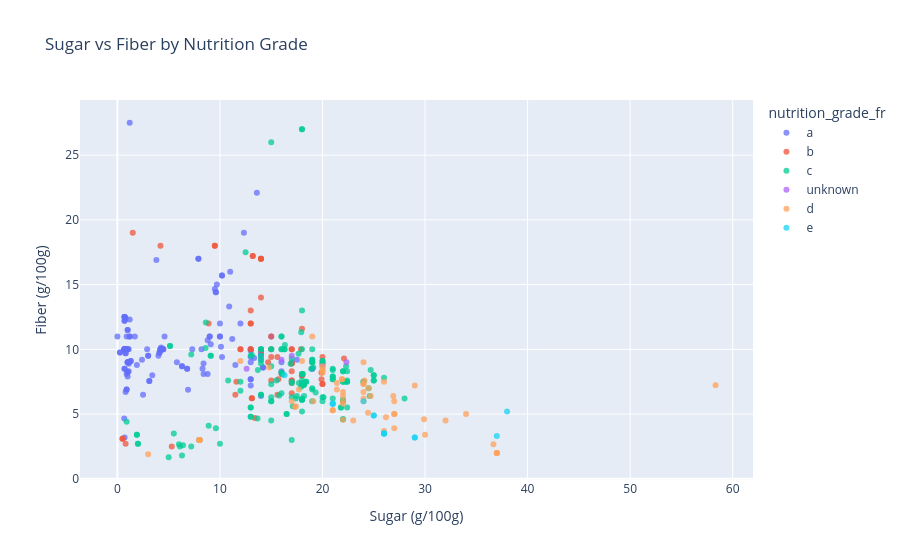
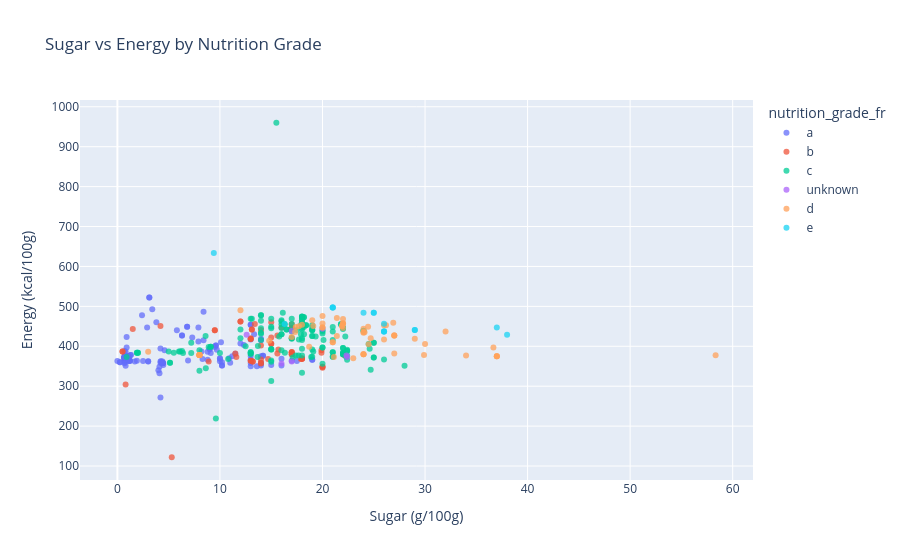

These figures' notebook cell, in order:
### Code cell
# 3) Scatter plot (sugar vs fiber, colored by nutrition grade)
fig = px.scatter(
    df,
    x="sugars_100g",
    y="fiber_100g",
    color="nutrition_grade_fr",
    hover_data=["product_name", "brands", "countries", "energy-kcal_100g"],
    title="Sugar vs Fiber by Nutrition Grade",
    labels={"sugars_100g": "Sugar (g/100g)", "fiber_100g": "Fiber (g/100g)"},
    opacity=0.75,
)
fig.show()

# Optional second scatter: sugar vs energy
fig = px.scatter(
    df,
    x="sugars_100g",
    y="energy-kcal_100g",
    color="nutrition_grade_fr",
    hover_data=["product_name", "brands", "countries", "fiber_100g"],
    title="Sugar vs Energy by Nutrition Grade",
    labels={"sugars_100g": "Sugar (g/100g)", "energy-kcal_100g": "Energy (kcal/100g)"},
    opacity=0.75,
)
fig.show()

### Figure 1 — Plotly figure (JSON) as saved in the notebook; plotly's stock layout.template omitted (floating-point values rounded to 4 significant figures; data arrays with more than 128 entries replaced by an {"elided": "..."} marker saying what was removed)
{"data": [{"customdata": {"elided": "146x4 mixed values"}, "hovertemplate": "nutrition_grade_fr=a<br>Sugar (g/100g)=%{x}<br>Fiber (g/100g)=%{y}<br>product_name=%{customdata[0]}<br>brands=%{customdata[1]}<br>countries=%{customdata[2]}<br>energy-kcal_100g=%{customdata[3]}<extra></extra>", "legendgroup": "a", "marker": {"color": "#636efa", "opacity": 0.75, "symbol": "circle"}, "mode": "markers", "name": "a", "orientation": "v", "showlegend": true, "type": "scatter", "x": {"elided": "146 float values"}, "xaxis": "x", "y": {"elided": "146 float values"}, "yaxis": "y"}, {"customdata": {"elided": "58x4 mixed values"}, "hovertemplate": "nutrition_grade_fr=b<br>Sugar (g/100g)=%{x}<br>Fiber (g/100g)=%{y}<br>product_name=%{customdata[0]}<br>brands=%{customdata[1]}<br>countries=%{customdata[2]}<br>energy-kcal_100g=%{customdata[3]}<extra></extra>", "legendgroup": "b", "marker": {"color": "#EF553B", "opacity": 0.75, "symbol": "circle"}, "mode": "markers", "name": "b", "orientation": "v", "showlegend": true, "type": "scatter", "x": [12.0, 18.0, 17.0, 19.9, 19.9, 14.7, 14.0, 20.0, 13.0, 13.0, 13.2, 8.9, 13.11, 14.0, 17.0, 17.0, 16.0, 5.3, 13.2, 11.5, 18.0, 13.0, 22.1, 18.0, 17.0, 13.11, 15.0, 4.2, 13.4, 1.5, 12.0, 0.5, 17.0, 13.0, 20.0, 17.0, 15.0, 18.0, 17.0, 14.0, 20.0, 15.0, 17.9, 9.5, 14.0, 17.0, 17.0, 13.0, 0.8, 14.0, 0.5, 15.6, 11.6, 9.5, 15.0, 15.7, 18.0, 15.6], "xaxis": "x", "y": [10.0, 8.0, 10.0, 8.2, 7.7, 9.0, 17.0, 7.333, 13.0, 12.0, 17.2, 12.0, 6.222, 9.9, 8.9, 7.6, 8.1, 2.5, 17.2, 6.5, 8.0, 10.0, 9.3, 8.0, 10.0, 6.222, 11.0, 18.0, 4.7, 19.0, 10.0, 3.1, 6.6, 12.0, 7.333, 8.3, 7.6, 8.0, 7.4, 17.0, 9.4, 9.4, 10.0, 18.0, 17.0, 8.9, 7.6, 10.0, 2.7, 14.0, 3.1, 9.4, 7.5, 18.0, 10.0, 7.7, 11.6, 6.5], "yaxis": "y"}, {"customdata": {"elided": "159x4 mixed values"}, "hovertemplate": "nutrition_grade_fr=c<br>Sugar (g/100g)=%{x}<br>Fiber (g/100g)=%{y}<br>product_name=%{customdata[0]}<br>brands=%{customdata[1]}<br>countries=%{customdata[2]}<br>energy-kcal_100g=%{customdata[3]}<extra></extra>", "legendgroup": "c", "marker": {"color": "#00cc96", "opacity": 0.75, "symbol": "circle"}, "mode": "markers", "name": "c", "orientation": "v", "showlegend": true, "type": "scatter", "x": {"elided": "159 float values"}, "xaxis": "x", "y": {"elided": "159 float values"}, "yaxis": "y"}, {"customdata": [["Special Muesli 30% fruits & noix", "Jordans", "Belgium", 362], ["Nesquik Cereal", "Nesquik", "Jordan", 373], ["Muesli croustillant tout chocolat", "Marque Repère", "France", 444], ["Honey Cheerios", "Nestlé", "en:gb", 376.7], ["Muesli Noix", "SIMPLEMENT BON ET BIO", "en:fr", 438], ["Crunchy High Protein Muesli Frutos Secos / Frutos de Casca Rija", "Crownfield", "Bulgária", 429], ["Cereales con achicoria", "Hacendado", "Spain", 357]], "hovertemplate": "nutrition_grade_fr=unknown<br>Sugar (g/100g)=%{x}<br>Fiber (g/100g)=%{y}<br>product_name=%{customdata[0]}<br>brands=%{customdata[1]}<br>countries=%{customdata[2]}<br>energy-kcal_100g=%{customdata[3]}<extra></extra>", "legendgroup": "unknown", "marker": {"color": "#ab63fa", "opacity": 0.75, "symbol": "circle"}, "mode": "markers", "name": "unknown", "orientation": "v", "showlegend": true, "type": "scatter", "x": [17.0, 22.4, 20.0, 22.33, 17.0, 12.6, 16.0], "xaxis": "x", "y": [NaN, NaN, 8.7, 9.0, 9.5, 8.5, 9.2], "yaxis": "y"}, {"customdata": {"elided": "63x4 mixed values"}, "hovertemplate": "nutrition_grade_fr=d<br>Sugar (g/100g)=%{x}<br>Fiber (g/100g)=%{y}<br>product_name=%{customdata[0]}<br>brands=%{customdata[1]}<br>countries=%{customdata[2]}<br>energy-kcal_100g=%{customdata[3]}<extra></extra>", "legendgroup": "d", "marker": {"color": "#FFA15A", "opacity": 0.75, "symbol": "circle"}, "mode": "markers", "name": "d", "orientation": "v", "showlegend": true, "type": "scatter", "x": [8.0, 22.0, 3.0, 8.0, 8.0, 8.0, 22.0, 26.0, 8.0, 34.0, 37.0, 20.0, 37.0, 29.0, 21.4, 24.7, 22.0, 22.0, 8.0, 30.0, 24.44, 24.1, 24.0, 24.0, 26.0, 20.0, 20.0, 18.0, 27.0, 24.0, 27.0, 21.4, 21.0, 19.0, 24.5, 24.0, 26.19, 17.0, 27.0, 17.33, 21.9, 26.9, 21.0, 12.0, 36.67, 58.33, 37.0, 19.1, 24.0, 22.0, 24.0, 17.4, NaN, 21.9, 32.0, 20.0, 23.0, 29.9, 21.11, 18.7, 27.0, 14.8, 17.7], "xaxis": "x", "y": [3.0, 5.8, 1.9, 3.0, 3.0, 3.0, 6.7, 3.7, 3.0, 5.0, 2.0, 8.4, 2.0, 7.2, 6.9, 6.4, 6.0, 6.4, 3.0, 3.4, 5.111, 7.6, 6.7, 6.0, 7.5, 8.2, 8.7, 9.1, 6.0, 6.2, 5.0, 7.4, 5.3, 11.0, 7.0, 7.333, 4.762, 6.0, 3.9, 5.556, 7.7, 6.4, 5.3, 9.1, 2.667, 7.222, 2.0, 6.0, 7.333, 4.571, 9.0, 5.6, NaN, 7.7, 4.5, 8.4, 4.5, 4.6, NaN, NaN, 5.0, 8.6, 6.9], "yaxis": "y"}, {"customdata": [["Céréales Extra Pépites Chocolat Noisettes", "Kellogg's", "Belgium", 497], ["Céréales Trésor Kellogg's Chocolat Noisettes - 1kg", "Kellogg's", "Belgique", 456.7], ["Cereales rellenos de leche", "Hacendado", "Spain", 447], ["Kellogg's Tresor", "Kellogg's", "France", 437], ["Céréales Extra Pepites Kellogg's Choco Noisettes", "Kellogg's", "France", 497], ["Extra chocolate y avellanas", "Kellogg's", "Francia", 484], ["Céréales Trésor Kellogg's Chocolat Lait - 1kg", "Kellogg's", "Belgique", 441], ["Céréales Extra Pepites Kellogg's Chocolat au lait", "Kellogg's", "France", 484], ["Céréales Extra Pepites Kellogg's Choco Noisettes", "Kellogg's", "France", 497], ["Kellogg's Tresor", "Kellogg's", "France", 437], ["Cereales de chocolate y avellana", "Hacendado", "Spain", 429], ["Céréales Extra Pepites Kellogg's Chocolat au lait", "Kellogg's", "France", 484], ["Céréales Trésor Kellogg's Chocolat Lait - 1kg", "Kellogg's", "Belgique", 441], ["Maxi croust", null, "en:ma", null], ["Muesli Crunchy Chocolat Noir Noisettes Grillées", "Lidl", "France", 456], ["Pecan & Almond Grain-Free Granola", "The Paleo Foods Co.", "en:gb", 634], ["Céréales Trésor Kellogg's Chocolat Noisettes", "Kellogg's", "France", 437]], "hovertemplate": "nutrition_grade_fr=e<br>Sugar (g/100g)=%{x}<br>Fiber (g/100g)=%{y}<br>product_name=%{customdata[0]}<br>brands=%{customdata[1]}<br>countries=%{customdata[2]}<br>energy-kcal_100g=%{customdata[3]}<extra></extra>", "legendgroup": "e", "marker": {"color": "#19d3f3", "opacity": 0.75, "symbol": "circle"}, "mode": "markers", "name": "e", "orientation": "v", "showlegend": true, "type": "scatter", "x": [21.0, 26.0, 37.0, 26.0, 21.0, 24.0, 29.0, 25.0, 21.0, 26.0, 38.0, 25.0, 29.0, NaN, 16.3, 9.4, 26.0], "xaxis": "x", "y": [5.8, 3.5, 3.3, 3.5, 5.8, 6.0, 3.2, 4.9, 5.8, 3.5, 5.2, 4.9, 3.2, NaN, 8.0, NaN, 3.5], "yaxis": "y"}], "layout": {"legend": {"title": {"text": "nutrition_grade_fr"}, "tracegroupgap": 0}, "title": {"text": "Sugar vs Fiber by Nutrition Grade"}, "xaxis": {"anchor": "y", "domain": [0, 1], "title": {"text": "Sugar (g/100g)"}}, "yaxis": {"anchor": "x", "domain": [0, 1], "title": {"text": "Fiber (g/100g)"}}}}

### Figure 2 — Plotly figure (JSON) as saved in the notebook; plotly's stock layout.template omitted (floating-point values rounded to 4 significant figures; data arrays with more than 128 entries replaced by an {"elided": "..."} marker saying what was removed)
{"data": [{"customdata": {"elided": "146x4 mixed values"}, "hovertemplate": "nutrition_grade_fr=a<br>Sugar (g/100g)=%{x}<br>Energy (kcal/100g)=%{y}<br>product_name=%{customdata[0]}<br>brands=%{customdata[1]}<br>countries=%{customdata[2]}<br>fiber_100g=%{customdata[3]}<extra></extra>", "legendgroup": "a", "marker": {"color": "#636efa", "opacity": 0.75, "symbol": "circle"}, "mode": "markers", "name": "a", "orientation": "v", "showlegend": true, "type": "scatter", "x": {"elided": "146 float values"}, "xaxis": "x", "y": {"elided": "146 float values"}, "yaxis": "y"}, {"customdata": {"elided": "58x4 mixed values"}, "hovertemplate": "nutrition_grade_fr=b<br>Sugar (g/100g)=%{x}<br>Energy (kcal/100g)=%{y}<br>product_name=%{customdata[0]}<br>brands=%{customdata[1]}<br>countries=%{customdata[2]}<br>fiber_100g=%{customdata[3]}<extra></extra>", "legendgroup": "b", "marker": {"color": "#EF553B", "opacity": 0.75, "symbol": "circle"}, "mode": "markers", "name": "b", "orientation": "v", "showlegend": true, "type": "scatter", "x": [12.0, 18.0, 17.0, 19.9, 19.9, 14.7, 14.0, 20.0, 13.0, 13.0, 13.2, 8.9, 13.11, 14.0, 17.0, 17.0, 16.0, 5.3, 13.2, 11.5, 18.0, 13.0, 22.1, 18.0, 17.0, 13.11, 15.0, 4.2, 13.4, 1.5, 12.0, 0.5, 17.0, 13.0, 20.0, 17.0, 15.0, 18.0, 17.0, 14.0, 20.0, 15.0, 17.9, 9.5, 14.0, 17.0, 17.0, 13.0, 0.8, 14.0, 0.5, 15.6, 11.6, 9.5, 15.0, 15.7, 18.0, 15.6], "xaxis": "x", "y": [462.0, 370.0, 385.0, 390.0, 384.0, 368.0, 358.0, 348.9, 420.0, 364.0, 362.0, 362.0, 442.2, 441.0, 380.0, 446.0, 447.0, 122.0, 362.0, 382.0, 368.9, 418.0, 378.0, 368.9, 385.0, 442.2, 406.0, 451.0, 455.8, 443.0, 462.0, 387.0, 455.0, 364.0, 348.9, 385.0, 422.0, 368.9, 421.0, 366.7, 346.0, 460.0, 368.0, 440.0, 356.7, 380.0, 446.0, 418.0, 304.0, 402.0, 387.0, 382.0, 373.0, 440.0, 407.0, 392.0, 471.8, 427.0], "yaxis": "y"}, {"customdata": {"elided": "159x4 mixed values"}, "hovertemplate": "nutrition_grade_fr=c<br>Sugar (g/100g)=%{x}<br>Energy (kcal/100g)=%{y}<br>product_name=%{customdata[0]}<br>brands=%{customdata[1]}<br>countries=%{customdata[2]}<br>fiber_100g=%{customdata[3]}<extra></extra>", "legendgroup": "c", "marker": {"color": "#00cc96", "opacity": 0.75, "symbol": "circle"}, "mode": "markers", "name": "c", "orientation": "v", "showlegend": true, "type": "scatter", "x": {"elided": "159 float values"}, "xaxis": "x", "y": {"elided": "159 float values"}, "yaxis": "y"}, {"customdata": [["Special Muesli 30% fruits & noix", "Jordans", "Belgium", null], ["Nesquik Cereal", "Nesquik", "Jordan", null], ["Muesli croustillant tout chocolat", "Marque Repère", "France", 8.7], ["Honey Cheerios", "Nestlé", "en:gb", 9], ["Muesli Noix", "SIMPLEMENT BON ET BIO", "en:fr", 9.5], ["Crunchy High Protein Muesli Frutos Secos / Frutos de Casca Rija", "Crownfield", "Bulgária", 8.5], ["Cereales con achicoria", "Hacendado", "Spain", 9.2]], "hovertemplate": "nutrition_grade_fr=unknown<br>Sugar (g/100g)=%{x}<br>Energy (kcal/100g)=%{y}<br>product_name=%{customdata[0]}<br>brands=%{customdata[1]}<br>countries=%{customdata[2]}<br>fiber_100g=%{customdata[3]}<extra></extra>", "legendgroup": "unknown", "marker": {"color": "#ab63fa", "opacity": 0.75, "symbol": "circle"}, "mode": "markers", "name": "unknown", "orientation": "v", "showlegend": true, "type": "scatter", "x": [17.0, 22.4, 20.0, 22.33, 17.0, 12.6, 16.0], "xaxis": "x", "y": [362.0, 373.0, 444.0, 376.7, 438.0, 429.0, 357.0], "yaxis": "y"}, {"customdata": {"elided": "63x4 mixed values"}, "hovertemplate": "nutrition_grade_fr=d<br>Sugar (g/100g)=%{x}<br>Energy (kcal/100g)=%{y}<br>product_name=%{customdata[0]}<br>brands=%{customdata[1]}<br>countries=%{customdata[2]}<br>fiber_100g=%{customdata[3]}<extra></extra>", "legendgroup": "d", "marker": {"color": "#FFA15A", "opacity": 0.75, "symbol": "circle"}, "mode": "markers", "name": "d", "orientation": "v", "showlegend": true, "type": "scatter", "x": [8.0, 22.0, 3.0, 8.0, 8.0, 8.0, 22.0, 26.0, 8.0, 34.0, 37.0, 20.0, 37.0, 29.0, 21.4, 24.7, 22.0, 22.0, 8.0, 30.0, 24.44, 24.1, 24.0, 24.0, 26.0, 20.0, 20.0, 18.0, 27.0, 24.0, 27.0, 21.4, 21.0, 19.0, 24.5, 24.0, 26.19, 17.0, 27.0, 17.33, 21.9, 26.9, 21.0, 12.0, 36.67, 58.33, 37.0, 19.1, 24.0, 22.0, 24.0, 17.4, NaN, 21.9, 32.0, 20.0, 23.0, 29.9, 21.11, 18.7, 27.0, 14.8, 17.7], "xaxis": "x", "y": [378.0, 446.0, 386.0, 378.0, 378.0, 378.0, 456.0, 453.0, 378.0, 377.0, 375.0, 447.0, 375.0, 419.0, 471.0, 420.0, 458.0, 457.0, 378.0, 406.0, 448.9, 435.0, 436.0, 434.0, 417.0, 476.0, 457.0, 454.0, 427.0, 444.0, 427.0, 426.0, 410.0, 465.0, 405.0, 380.0, 452.4, 423.3, 382.0, 435.6, 451.0, 459.0, 410.0, 490.0, 396.7, 377.8, 375.0, 451.0, 380.0, 468.6, 380.0, 448.0, NaN, 451.0, 437.0, 447.0, 370.0, 378.0, 373.3, 399.0, 427.0, 414.0, 450.0], "yaxis": "y"}, {"customdata": [["Céréales Extra Pépites Chocolat Noisettes", "Kellogg's", "Belgium", 5.8], ["Céréales Trésor Kellogg's Chocolat Noisettes - 1kg", "Kellogg's", "Belgique", 3.5], ["Cereales rellenos de leche", "Hacendado", "Spain", 3.3], ["Kellogg's Tresor", "Kellogg's", "France", 3.5], ["Céréales Extra Pepites Kellogg's Choco Noisettes", "Kellogg's", "France", 5.8], ["Extra chocolate y avellanas", "Kellogg's", "Francia", 6], ["Céréales Trésor Kellogg's Chocolat Lait - 1kg", "Kellogg's", "Belgique", 3.2], ["Céréales Extra Pepites Kellogg's Chocolat au lait", "Kellogg's", "France", 4.9], ["Céréales Extra Pepites Kellogg's Choco Noisettes", "Kellogg's", "France", 5.8], ["Kellogg's Tresor", "Kellogg's", "France", 3.5], ["Cereales de chocolate y avellana", "Hacendado", "Spain", 5.2], ["Céréales Extra Pepites Kellogg's Chocolat au lait", "Kellogg's", "France", 4.9], ["Céréales Trésor Kellogg's Chocolat Lait - 1kg", "Kellogg's", "Belgique", 3.2], ["Maxi croust", null, "en:ma", null], ["Muesli Crunchy Chocolat Noir Noisettes Grillées", "Lidl", "France", 8], ["Pecan & Almond Grain-Free Granola", "The Paleo Foods Co.", "en:gb", null], ["Céréales Trésor Kellogg's Chocolat Noisettes", "Kellogg's", "France", 3.5]], "hovertemplate": "nutrition_grade_fr=e<br>Sugar (g/100g)=%{x}<br>Energy (kcal/100g)=%{y}<br>product_name=%{customdata[0]}<br>brands=%{customdata[1]}<br>countries=%{customdata[2]}<br>fiber_100g=%{customdata[3]}<extra></extra>", "legendgroup": "e", "marker": {"color": "#19d3f3", "opacity": 0.75, "symbol": "circle"}, "mode": "markers", "name": "e", "orientation": "v", "showlegend": true, "type": "scatter", "x": [21.0, 26.0, 37.0, 26.0, 21.0, 24.0, 29.0, 25.0, 21.0, 26.0, 38.0, 25.0, 29.0, NaN, 16.3, 9.4, 26.0], "xaxis": "x", "y": [497.0, 456.7, 447.0, 437.0, 497.0, 484.0, 441.0, 484.0, 497.0, 437.0, 429.0, 484.0, 441.0, NaN, 456.0, 634.0, 437.0], "yaxis": "y"}], "layout": {"legend": {"title": {"text": "nutrition_grade_fr"}, "tracegroupgap": 0}, "title": {"text": "Sugar vs Energy by Nutrition Grade"}, "xaxis": {"anchor": "y", "domain": [0, 1], "title": {"text": "Sugar (g/100g)"}}, "yaxis": {"anchor": "x", "domain": [0, 1], "title": {"text": "Energy (kcal/100g)"}}}}
